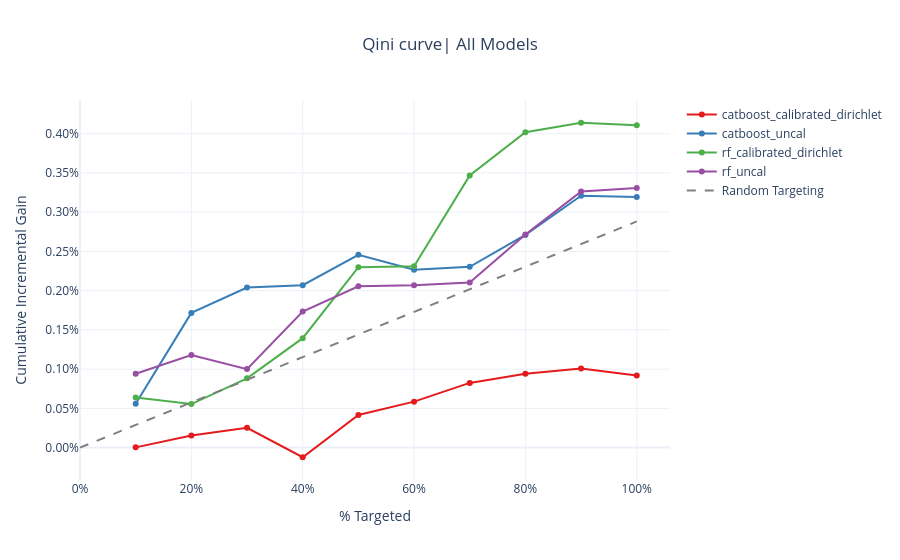

Write notebook code for a chart like this one.
### Code cell
fig = plot_combined_incremental_response_rate(qini_bins_by_model)
fig.show()

### Figure 1 — Plotly figure (JSON) as saved in the notebook; plotly's stock layout.template omitted (floating-point values rounded to 4 significant figures)
{"data": [{"line": {"color": "rgb(228,26,28)"}, "mode": "lines+markers", "name": "catboost_calibrated_dirichlet", "type": "scatter", "x": [0.1, 0.2, 0.3, 0.4, 0.5, 0.6, 0.7, 0.8, 0.9, 1.0], "y": [3.282e-06, 0.0001542, 0.000252, -0.0001226, 0.0004153, 0.000586, 0.0008248, 0.0009407, 0.001007, 0.0009199]}, {"line": {"color": "rgb(55,126,184)"}, "mode": "lines+markers", "name": "catboost_uncal", "type": "scatter", "x": [0.1, 0.2, 0.3, 0.4, 0.5, 0.6, 0.7, 0.8, 0.9, 1.0], "y": [0.0005601, 0.001716, 0.00204, 0.002069, 0.002457, 0.002266, 0.002304, 0.00271, 0.00321, 0.003192]}, {"line": {"color": "rgb(77,175,74)"}, "mode": "lines+markers", "name": "rf_calibrated_dirichlet", "type": "scatter", "x": [0.1, 0.2, 0.3, 0.4, 0.5, 0.6, 0.7, 0.8, 0.9, 1.0], "y": [0.0006395, 0.0005547, 0.0008829, 0.001395, 0.002298, 0.002311, 0.003468, 0.004019, 0.004139, 0.004107]}, {"line": {"color": "rgb(152,78,163)"}, "mode": "lines+markers", "name": "rf_uncal", "type": "scatter", "x": [0.1, 0.2, 0.3, 0.4, 0.5, 0.6, 0.7, 0.8, 0.9, 1.0], "y": [0.0009409, 0.001179, 0.001, 0.001733, 0.002056, 0.002068, 0.002104, 0.002714, 0.003263, 0.003308]}, {"line": {"color": "grey", "dash": "dash"}, "mode": "lines", "name": "Random Targeting", "type": "scatter", "x": [0, 1], "y": [0, 0.002882]}], "layout": {"legend": {"title": {"text": ""}}, "title": {"text": "Qini curve| All Models", "x": 0.5}, "xaxis": {"tickformat": ".0%", "title": {"text": "% Targeted"}}, "yaxis": {"tickformat": ".2%", "title": {"text": "Cumulative Incremental Gain"}}}}
